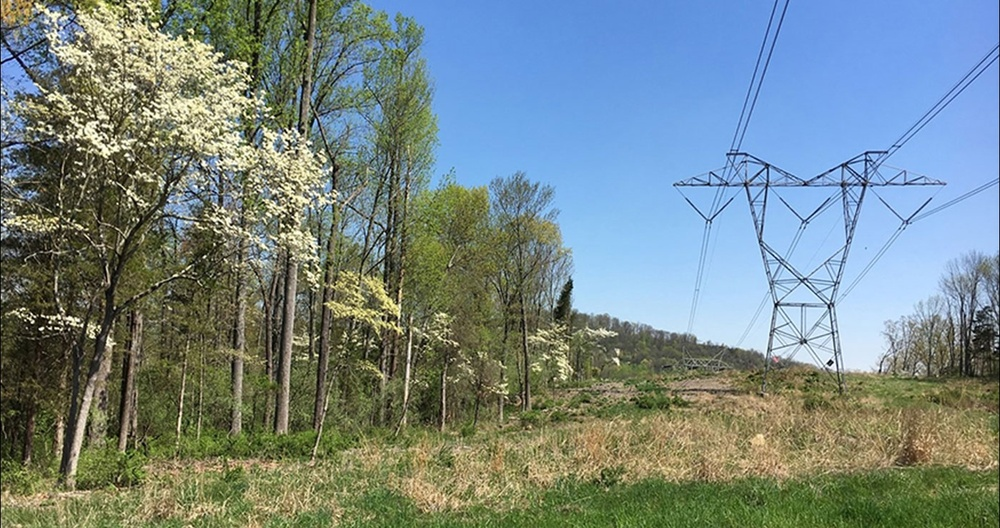
#> input picture ComputerVision/testImages/img1.jpg, 1000 x 528 px, shrunk from 1399 x 738 before the run, found by its file name
$ python cv_test.py
#> lines starting #> are read from the running program, lines starting #| are printed output that depends on the picture; after the words box and inside, x2 and y2 are one past the last pixel; in counts of white or black regions, pixels touching at a corner belong together
import cv2
import numpy as np
from matplotlib import pyplot as plt

# Load the image
image_path = "/home/dorian/Repos/SeniorDesign/ComputerVisionTesting/ComputerVision/testImages/img1.jpg"
image = cv2.imread(image_path)
#> image is the input picture: shape (528, 1000, 3); mean B, G, R 132.2, 134.1, 117.8
original_image = image.copy()

# Step 1: Convert to Grayscale
gray = cv2.cvtColor(image, cv2.COLOR_BGR2GRAY)
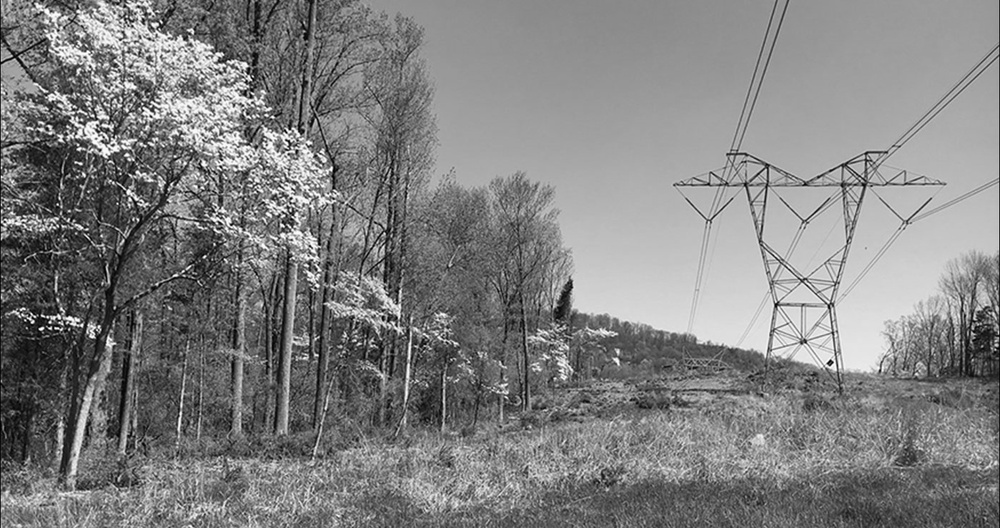
#> gray: shape (528, 1000); min 0, max 254, mean 129


# Step 2: Apply Bilateral Filter or Thresholding
# Option A: Use bilateral filter to reduce noise while keeping edges sharp
filtered = cv2.bilateralFilter(gray, d=10   , sigmaColor=50, sigmaSpace=100)
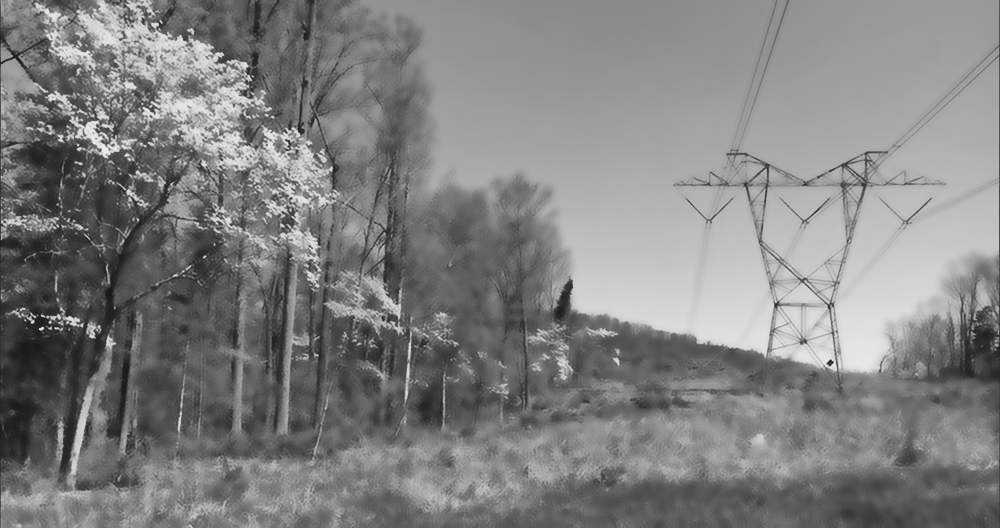
#> filtered: shape (528, 1000); min 23, max 236, mean 129

# Option B: Use thresholding instead of bilateral filter (uncomment if needed)
# _, filtered = cv2.threshold(gray, 127, 255, cv2.THRESH_BINARY)

# Step 3: Keypoint Detection with ORB (Oriented FAST and Rotated BRIEF)
orb = cv2.ORB_create()
keypoints, descriptors = orb.detectAndCompute(filtered, None)
#> keypoints = 500 keypoints; strongest (x, y, size): (40, 329, 31), (42, 328, 31), (830, 364, 31), (828, 362, 37.2)

# Draw keypoints on the original image
image_with_keypoints = cv2.drawKeypoints(original_image, keypoints, None, color=(0, 255, 0), flags=0)
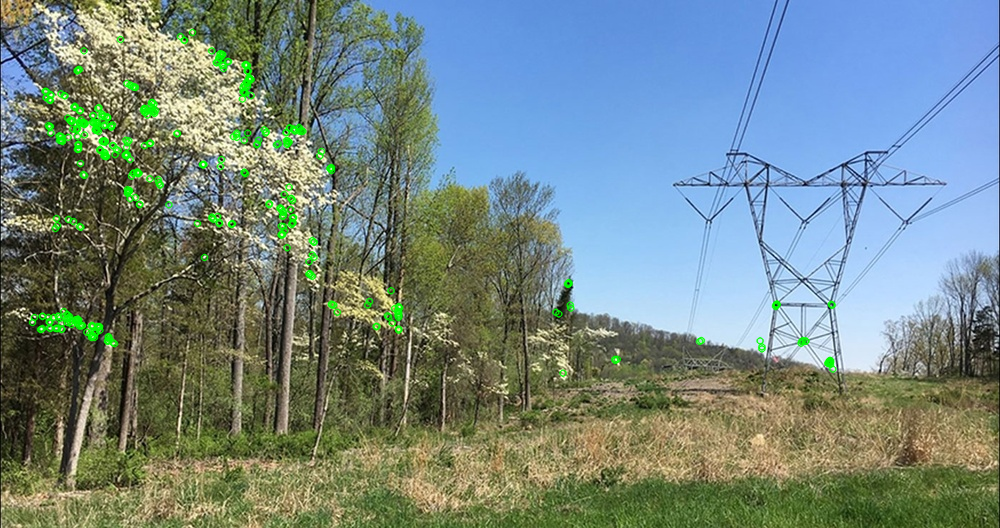
#> image_with_keypoints: shape (528, 1000, 3); mean B, G, R 130.7, 135.6, 116.1

# Step 4: Edge Detection using Cann2
edges = cv2.Canny(filtered, threshold1=10, threshold2=200)
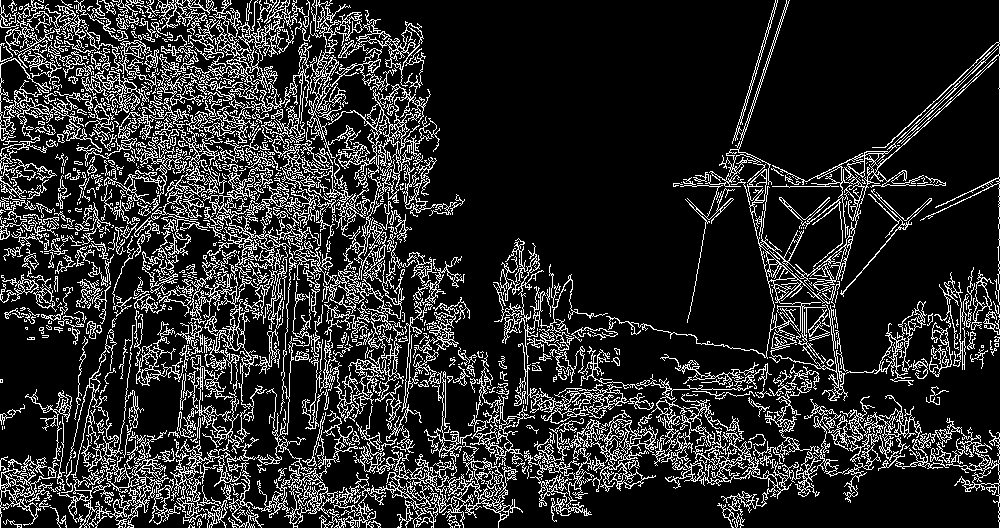
#> edges: shape (528, 1000); 16.9% white in thin lines or dots

# Step 5: Find Contours and Draw Rectangles
contours, _ = cv2.findContours(edges, cv2.RETR_EXTERNAL, cv2.CHAIN_APPROX_SIMPLE)
#> contours = 803 contours, 632 with area under 20; largest, box (x1, y1, x2, y2) and area: (203, 0, 440, 472) 8848, (651, 394, 951, 528) 5130, (606, 0, 1000, 401) 5109, (274, 454, 523, 528) 4260, (524, 410, 659, 522) 3410
for cnt in contours:
    x, y, w, h = cv2.boundingRect(cnt)
    cv2.rectangle(image, (x, y), (x + w, y + h), (0, 255, 0), 2)
#> this loop made 803 passes
#> (x, y, w, h) on passes 1 to 3: (188, 524, 7, 4), (3, 519, 19, 9), (197, 518, 5, 10)
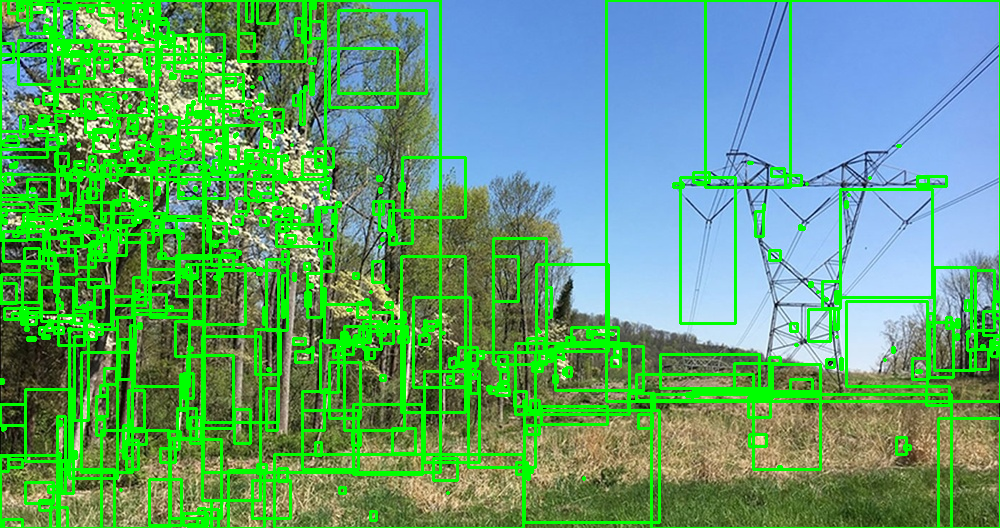
#> image: shape (528, 1000, 3); mean B, G, R 112.4, 162.4, 94.7

# Convert images to RGB format for matplotlib (since OpenCV uses BGR)
original_image_rgb = cv2.cvtColor(original_image, cv2.COLOR_BGR2RGB)
image_rgb = cv2.cvtColor(image, cv2.COLOR_BGR2RGB)
image_with_keypoints_rgb = cv2.cvtColor(image_with_keypoints, cv2.COLOR_BGR2RGB)

# Display the images with matplotlib
fig, axes = plt.subplots(2, 3, figsize=(15, 10))
fig.suptitle("Image Processing Steps", fontsize=16)

# Show each step in a subplot
axes[0, 0].imshow(original_image_rgb)
axes[0, 0].set_title("Original Image")
axes[0, 0].axis("off")

axes[0, 1].imshow(gray, cmap="gray")
axes[0, 1].set_title("Grayscale Image")
axes[0, 1].axis("off")

axes[0, 2].imshow(filtered, cmap="gray")
axes[0, 2].set_title("Filtered/Thresholded Image")
axes[0, 2].axis("off")

axes[1, 0].imshow(image_with_keypoints_rgb)
axes[1, 0].set_title("Keypoints")
axes[1, 0].axis("off")

axes[1, 1].imshow(edges, cmap="gray")
axes[1, 1].set_title("Edges")
axes[1, 1].axis("off")

axes[1, 2].imshow(image_rgb)
axes[1, 2].set_title("Contours with Rectangles")
axes[1, 2].axis("off")

# Adjust layout and show the plot
plt.tight_layout()
plt.subplots_adjust(top=0.9)
plt.show()

$ run again, with ComputerVision/testImages/img2.jpg copied over ComputerVision/testImages/img1.jpg
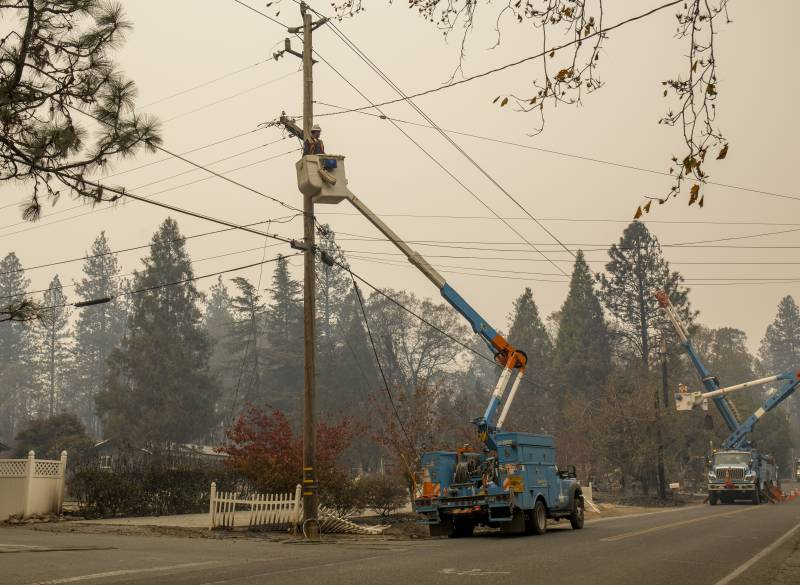
#> input picture ComputerVision/testImages/img2.jpg, 800 x 585 px, found by its file name
#> image is the input picture: shape (585, 800, 3); mean B, G, R 119.7, 138.1, 149.3
#> keypoints = 500 keypoints; strongest (x, y, size): (57, 95, 31), (55, 96, 31), (286, 52, 31), (58, 95, 37.2)
#> `edges = cv2.Canny(filtered, threshold1=10, threshold2=200)`:
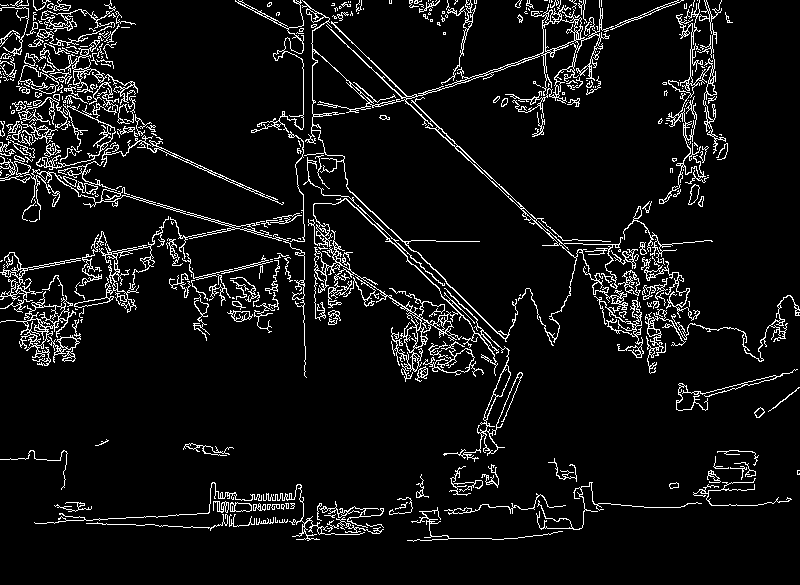
#> edges: shape (585, 800); 7% white in thin lines or dots
#> contours = 374 contours, 272 with area under 20; largest, box (x1, y1, x2, y2) and area: (308, 198, 523, 462) 8915, (302, 0, 684, 342) 2884, (0, 291, 76, 366) 1119, (0, 156, 305, 300) 732, (411, 97, 623, 346) 664
#> the loop `for cnt in contours:` made 374 passes
#> (x, y, w, h) on passes 1 to 3: (366, 523, 18, 5), (279, 519, 9, 4), (327, 517, 57, 17)
#> after the loop `for cnt in contours:`:
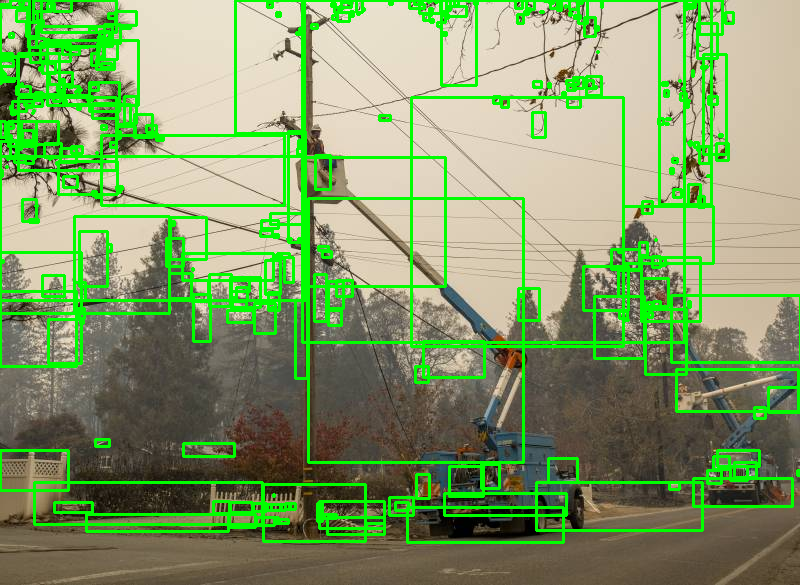
#> image: shape (585, 800, 3); 13.88% of pixels changed, all inside (x1, y1, x2, y2) = (0, 0, 800, 544)

$ run again, with ComputerVision/testImages/img4.jpg copied over ComputerVision/testImages/img1.jpg
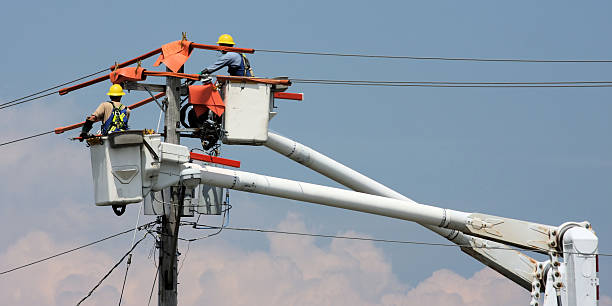
#> input picture ComputerVision/testImages/img4.jpg, 612 x 306 px, found by its file name
#> image is the input picture: shape (306, 612, 3); mean B, G, R 165.5, 152.9, 141.4
#> keypoints = 500 keypoints; strongest (x, y, size): (120, 210, 31), (116, 104, 37.2), (113, 126, 31), (117, 208, 31)
#> `edges = cv2.Canny(filtered, threshold1=10, threshold2=200)`:
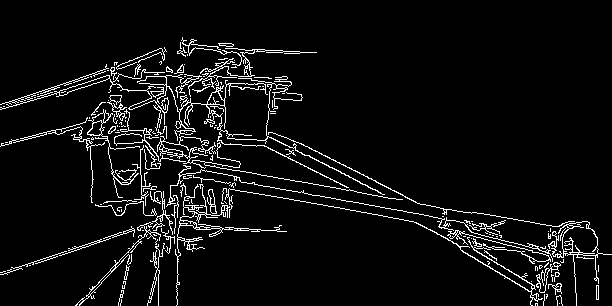
#> edges: shape (306, 612); 5.8% white in thin lines or dots, all inside (x1, y1, x2, y2) = (0, 37, 612, 306)
#> contours = 152 contours, 123 with area under 20; largest, box (x1, y1, x2, y2) and area: (548, 221, 612, 306) 1061, (0, 64, 385, 195) 874, (175, 184, 287, 306) 344, (87, 109, 140, 198) 318, (536, 262, 561, 293) 174
#> the loop `for cnt in contours:` made 152 passes
#> (x, y, w, h) on passes 1 to 3: (559, 303, 1, 1), (535, 303, 3, 3), (120, 299, 2, 7)
#> after the loop `for cnt in contours:`:
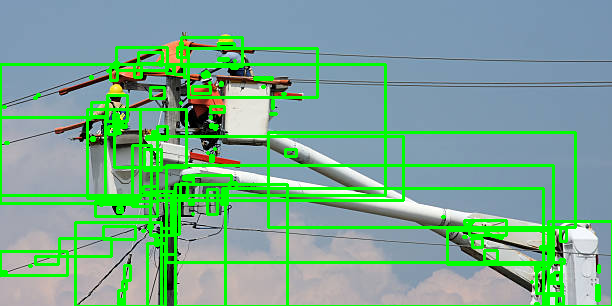
#> image: shape (306, 612, 3); 14.73% of pixels changed, all inside (x1, y1, x2, y2) = (0, 36, 612, 306)
